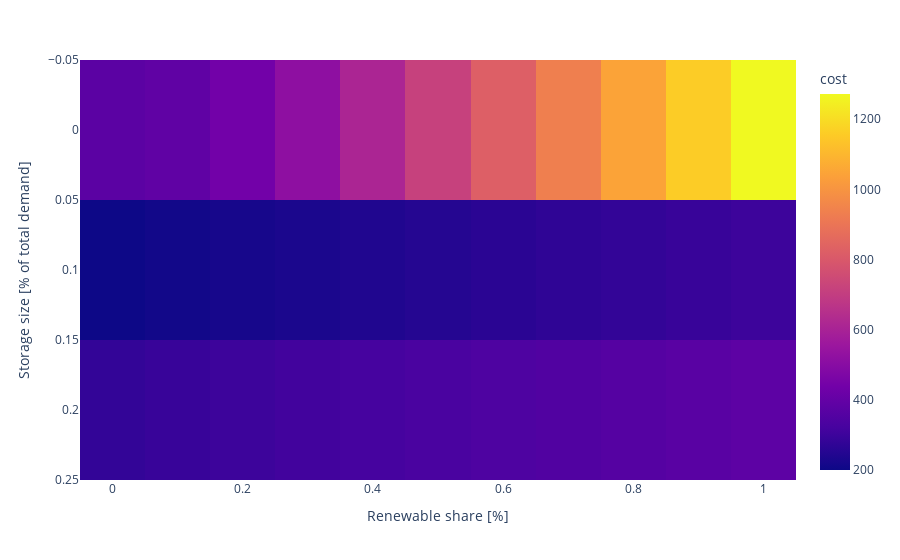

Notebook code for this chart:
### Code cell
df_plot = df_cost.copy()
df = df_plot.pivot_table(
    variable,
    "share_storage",
    "share_renewable",
)
print(df.values.shape, len(df.index), len(df.columns))
fig = px.imshow(
    df.values,
    x=df.columns,
    y=df.index,
    labels=dict(
        x="Renewable share [%]",
        y="Storage size [% of total demand]",
        color=f"{variable}",
    ),
    aspect="auto",
)
fig.show()

### Figure 1 — Plotly figure (JSON) as saved in the notebook; plotly's stock layout.template omitted (floating-point values rounded to 4 significant figures)
{"data": [{"coloraxis": "coloraxis", "hovertemplate": "Renewable share [%]: %{x}<br>Storage size [% of total demand]: %{y}<br>cost: %{z}<extra></extra>", "name": "0", "type": "heatmap", "x": [0, 0.1, 0.2, 0.3, 0.4, 0.5, 0.6, 0.7, 0.8, 0.9, 1], "xaxis": "x", "y": [0, 0.1, 0.2], "yaxis": "y", "z": [[375.3, 390.7, 439.1, 516.4, 610.4, 713.9, 822, 932.5, 1045.0, 1158.0, 1272.0], [200, 210, 220, 230, 240, 250, 260, 270, 280, 290, 300], [280, 290, 300, 310, 320, 330, 340, 350, 360, 370, 380]]}], "layout": {"coloraxis": {"colorbar": {"title": {"text": "cost"}}, "colorscale": [[0, "#0d0887"], [0.1111, "#46039f"], [0.2222, "#7201a8"], [0.3333, "#9c179e"], [0.4444, "#bd3786"], [0.5556, "#d8576b"], [0.6667, "#ed7953"], [0.7778, "#fb9f3a"], [0.8889, "#fdca26"], [1, "#f0f921"]]}, "margin": {"t": 60}, "xaxis": {"anchor": "y", "domain": [0, 1], "title": {"text": "Renewable share [%]"}}, "yaxis": {"anchor": "x", "autorange": "reversed", "domain": [0, 1], "title": {"text": "Storage size [% of total demand]"}}}}
